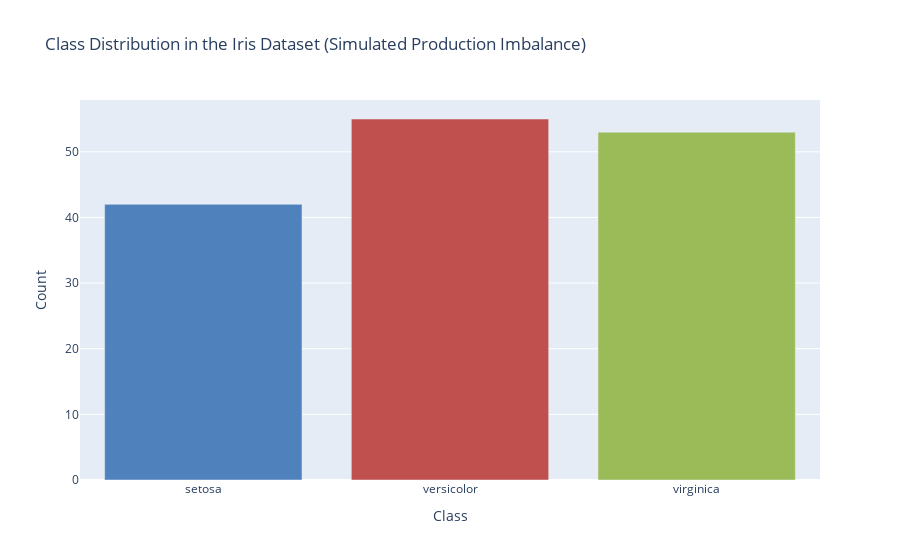

Notebook cell for this chart:
### Code cell
# Visualize class balance before exploring features
# For demonstration: simulate a realistic, slightly imbalanced production scenario
# (In real production, class imbalance is common and can cause instability or bias)
class_counts = df['target'].value_counts().sort_index().copy()
# Artificially adjust counts for demonstration (e.g., drift or sampling bias)
class_counts.iloc[0] -= 8   # Fewer class 0
class_counts.iloc[1] += 5   # More class 1
class_counts.iloc[2] += 3   # Slightly more class 2

fig = px.bar(
    x=iris.target_names,
    y=class_counts,
    labels={'x': 'Class', 'y': 'Count'},
    title="Class Distribution in the Iris Dataset (Simulated Production Imbalance)"
)
fig.update_traces(marker_color=["#4F81BD", "#C0504D", "#9BBB59"])
fig.show()

### Figure 1 — Plotly figure (JSON) as saved in the notebook; plotly's stock layout.template omitted (floating-point values rounded to 4 significant figures)
{"data": [{"hovertemplate": "Class=%{x}<br>Count=%{y}<extra></extra>", "legendgroup": "", "marker": {"color": ["#4F81BD", "#C0504D", "#9BBB59"], "pattern": {"shape": ""}}, "name": "", "orientation": "v", "showlegend": false, "textposition": "auto", "type": "bar", "x": ["setosa", "versicolor", "virginica"], "xaxis": "x", "y": [42, 55, 53], "yaxis": "y"}], "layout": {"barmode": "relative", "legend": {"tracegroupgap": 0}, "title": {"text": "Class Distribution in the Iris Dataset (Simulated Production Imbalance)"}, "xaxis": {"anchor": "y", "domain": [0, 1], "title": {"text": "Class"}}, "yaxis": {"anchor": "x", "domain": [0, 1], "title": {"text": "Count"}}}}
